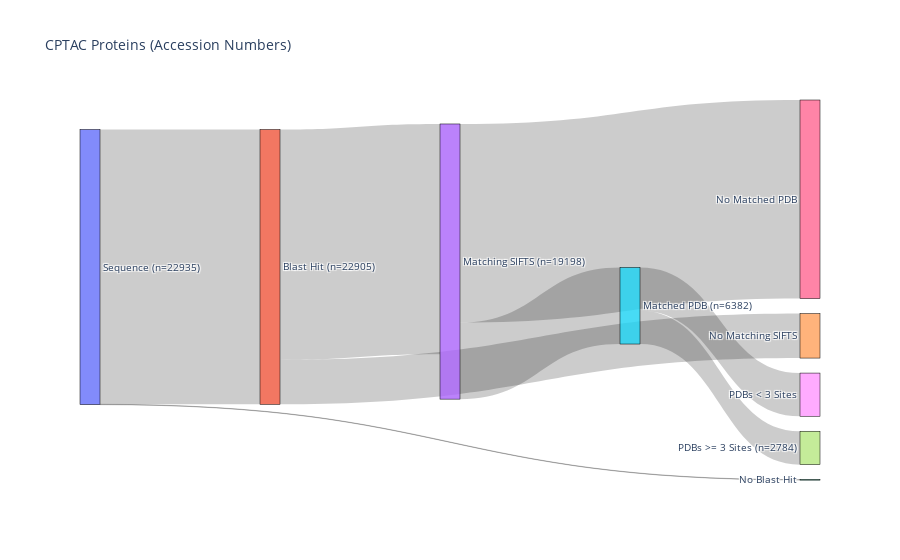

The cell this chart's notebook holds for it:
### Code cell
fig = go.Figure(data=[go.Sankey(
    node = dict(
      pad = 15,
      thickness = 20,
      line = dict(color = "black", width = 0.5),
      label = [
          "Sequence (n={})".format(acc_df.shape[0]), 
          "Blast Hit (n={})".format(acc_df[acc_df['blast']].shape[0]), 
          "No Blast Hit", 
          "Matching SIFTS (n={})".format(acc_df[acc_df['sifts']==True].shape[0]), 
          "No Matching SIFTS",
          "Matched PDB (n={})".format(acc_df[acc_df['n_mapped_sites'].notna()].shape[0]), 
          "No Matched PDB",
          "PDBs >= 3 Sites (n={})".format(acc_df[acc_df['n_mapped_sites']>=3].shape[0]), 
          "PDBs < 3 Sites"
      ],
    ),
    link = dict(
      source = [0,0,1,1,3,3,5,5],
      target = [1,2,3,4,5,6,7,8],
      value = [
          acc_df[acc_df['blast']].shape[0],
          acc_df[~acc_df['blast']].shape[0],
          acc_df[acc_df['sifts']==True].shape[0],
          acc_df[acc_df['sifts']==False].shape[0],
          acc_df[acc_df['n_mapped_sites'].notna()].shape[0],
          acc_df[acc_df['n_mapped_sites'].isna()].shape[0],
          acc_df[acc_df['n_mapped_sites']>=3].shape[0],
          acc_df[acc_df['n_mapped_sites']<3].shape[0]
      ]
  ))])

fig.update_layout(title_text="CPTAC Proteins (Accession Numbers)", font_size=10)
fig.show()
fig.write_image("S2E_cptac_protein.svg")

### Figure 1 — Plotly figure (JSON) as saved in the notebook; plotly's stock layout.template omitted (floating-point values rounded to 4 significant figures)
{"data": [{"link": {"source": [0, 0, 1, 1, 3, 3, 5, 5], "target": [1, 2, 3, 4, 5, 6, 7, 8], "value": [22905, 30, 19198, 3707, 6382, 16553, 2784, 3598]}, "node": {"label": ["Sequence (n=22935)", "Blast Hit (n=22905)", "No Blast Hit", "Matching SIFTS (n=19198)", "No Matching SIFTS", "Matched PDB (n=6382)", "No Matched PDB", "PDBs >= 3 Sites (n=2784)", "PDBs < 3 Sites"], "line": {"color": "black", "width": 0.5}, "pad": 15, "thickness": 20}, "type": "sankey"}], "layout": {"font": {"size": 10}, "title": {"text": "CPTAC Proteins (Accession Numbers)"}}}
